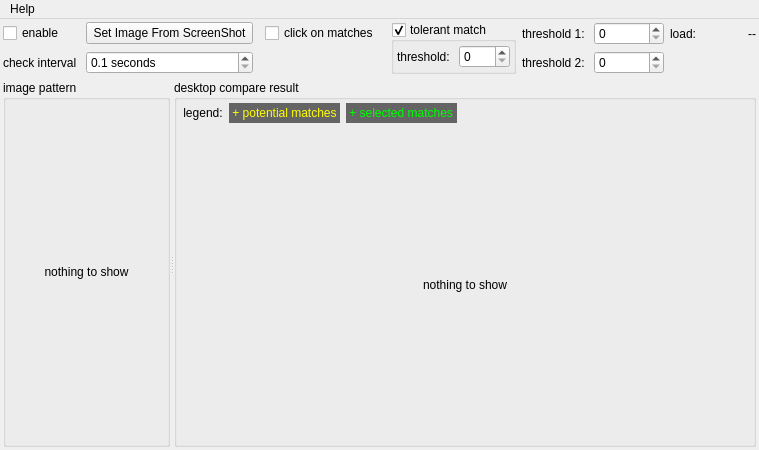
<?xml version="1.0" encoding="UTF-8"?>
<ui version="4.0">
 <class>DPM_MainWindow</class>
 <widget class="QMainWindow" name="DPM_MainWindow">
  <property name="geometry">
   <rect>
    <x>0</x>
    <y>0</y>
    <width>752</width>
    <height>450</height>
   </rect>
  </property>
  <property name="windowTitle">
   <string>Desktop Pattern Matcher</string>
  </property>
  <widget class="QWidget" name="centralWidget">
   <layout class="QGridLayout" name="gridLayout">
    <property name="leftMargin">
     <number>3</number>
    </property>
    <property name="topMargin">
     <number>3</number>
    </property>
    <property name="rightMargin">
     <number>3</number>
    </property>
    <property name="bottomMargin">
     <number>3</number>
    </property>
    <item row="0" column="3">
     <widget class="QCheckBox" name="clickCheck">
      <property name="text">
       <string>click on matches</string>
      </property>
     </widget>
    </item>
    <item row="0" column="0">
     <widget class="QCheckBox" name="enableCheck">
      <property name="text">
       <string>enable</string>
      </property>
     </widget>
    </item>
    <item row="1" column="0">
     <widget class="QLabel" name="checkIntervalLabel">
      <property name="text">
       <string>check interval </string>
      </property>
     </widget>
    </item>
    <item row="0" column="2">
     <spacer name="horizontalSpacer_2">
      <property name="orientation">
       <enum>Qt::Horizontal</enum>
      </property>
      <property name="sizeHint" stdset="0">
       <size>
        <width>40</width>
        <height>20</height>
       </size>
      </property>
     </spacer>
    </item>
    <item row="0" column="8">
     <widget class="QLabel" name="label">
      <property name="toolTip">
       <string>load of comparing thread</string>
      </property>
      <property name="text">
       <string>load: </string>
      </property>
     </widget>
    </item>
    <item row="0" column="1">
     <widget class="QPushButton" name="setImagePatternFromScreenShotButton">
      <property name="text">
       <string> Set Image From ScreenShot </string>
      </property>
     </widget>
    </item>
    <item row="1" column="1">
     <widget class="QDoubleSpinBox" name="checkIntervalValue">
      <property name="suffix">
       <string> seconds</string>
      </property>
      <property name="decimals">
       <number>1</number>
      </property>
      <property name="minimum">
       <double>0.100000000000000</double>
      </property>
      <property name="maximum">
       <double>10000000000000000.000000000000000</double>
      </property>
      <property name="singleStep">
       <double>0.100000000000000</double>
      </property>
     </widget>
    </item>
    <item row="0" column="9">
     <widget class="QLabel" name="loadLabel">
      <property name="minimumSize">
       <size>
        <width>50</width>
        <height>0</height>
       </size>
      </property>
      <property name="toolTip">
       <string>load of comparing thread</string>
      </property>
      <property name="text">
       <string>--</string>
      </property>
      <property name="alignment">
       <set>Qt::AlignRight|Qt::AlignTrailing|Qt::AlignVCenter</set>
      </property>
     </widget>
    </item>
    <item row="1" column="7">
     <widget class="QSpinBox" name="threshold2Value">
      <property name="maximum">
       <number>10000</number>
      </property>
     </widget>
    </item>
    <item row="0" column="7">
     <widget class="QSpinBox" name="threshold1Value">
      <property name="minimumSize">
       <size>
        <width>70</width>
        <height>0</height>
       </size>
      </property>
      <property name="maximum">
       <number>10000</number>
      </property>
     </widget>
    </item>
    <item row="0" column="6">
     <widget class="QLabel" name="label_2">
      <property name="text">
       <string>threshold 1: </string>
      </property>
     </widget>
    </item>
    <item row="1" column="6">
     <widget class="QLabel" name="label_3">
      <property name="text">
       <string>threshold 2: </string>
      </property>
     </widget>
    </item>
    <item row="0" column="4">
     <spacer name="horizontalSpacer_3">
      <property name="orientation">
       <enum>Qt::Horizontal</enum>
      </property>
      <property name="sizeHint" stdset="0">
       <size>
        <width>40</width>
        <height>20</height>
       </size>
      </property>
     </spacer>
    </item>
    <item row="2" column="0" colspan="10">
     <widget class="QSplitter" name="splitter">
      <property name="sizePolicy">
       <sizepolicy hsizetype="Expanding" vsizetype="Expanding">
        <horstretch>0</horstretch>
        <verstretch>0</verstretch>
       </sizepolicy>
      </property>
      <property name="orientation">
       <enum>Qt::Horizontal</enum>
      </property>
      <widget class="QGroupBox" name="patternGroup">
       <property name="sizePolicy">
        <sizepolicy hsizetype="Expanding" vsizetype="Expanding">
         <horstretch>0</horstretch>
         <verstretch>0</verstretch>
        </sizepolicy>
       </property>
       <property name="title">
        <string>image pattern</string>
       </property>
       <layout class="QVBoxLayout" name="verticalLayout_2">
        <property name="leftMargin">
         <number>3</number>
        </property>
        <property name="topMargin">
         <number>3</number>
        </property>
        <property name="rightMargin">
         <number>3</number>
        </property>
        <property name="bottomMargin">
         <number>3</number>
        </property>
        <item>
         <widget class="QLabel" name="patternLabel">
          <property name="text">
           <string>nothing to show</string>
          </property>
          <property name="alignment">
           <set>Qt::AlignCenter</set>
          </property>
         </widget>
        </item>
       </layout>
      </widget>
      <widget class="QGroupBox" name="desktopCompareGroup">
       <property name="sizePolicy">
        <sizepolicy hsizetype="Expanding" vsizetype="Expanding">
         <horstretch>0</horstretch>
         <verstretch>0</verstretch>
        </sizepolicy>
       </property>
       <property name="title">
        <string>desktop compare result</string>
       </property>
       <layout class="QGridLayout" name="gridLayout_2">
        <property name="leftMargin">
         <number>3</number>
        </property>
        <property name="topMargin">
         <number>3</number>
        </property>
        <property name="rightMargin">
         <number>3</number>
        </property>
        <property name="bottomMargin">
         <number>3</number>
        </property>
        <item row="0" column="1">
         <widget class="QLabel" name="label_6">
          <property name="styleSheet">
           <string notr="true">color: yellow;
background-color: rgb(100,100,100);</string>
          </property>
          <property name="text">
           <string> + potential matches </string>
          </property>
         </widget>
        </item>
        <item row="0" column="2">
         <widget class="QLabel" name="label_7">
          <property name="styleSheet">
           <string notr="true">color: lime;
background-color: rgb(100,100,100);</string>
          </property>
          <property name="text">
           <string> + selected matches </string>
          </property>
         </widget>
        </item>
        <item row="0" column="0">
         <widget class="QLabel" name="label_5">
          <property name="text">
           <string> legend:</string>
          </property>
         </widget>
        </item>
        <item row="0" column="3">
         <spacer name="horizontalSpacer">
          <property name="orientation">
           <enum>Qt::Horizontal</enum>
          </property>
          <property name="sizeHint" stdset="0">
           <size>
            <width>40</width>
            <height>20</height>
           </size>
          </property>
         </spacer>
        </item>
        <item row="1" column="0" colspan="4">
         <widget class="QLabel" name="desktopCompareLabel">
          <property name="sizePolicy">
           <sizepolicy hsizetype="Preferred" vsizetype="Expanding">
            <horstretch>0</horstretch>
            <verstretch>0</verstretch>
           </sizepolicy>
          </property>
          <property name="text">
           <string>nothing to show</string>
          </property>
          <property name="alignment">
           <set>Qt::AlignCenter</set>
          </property>
         </widget>
        </item>
       </layout>
      </widget>
     </widget>
    </item>
    <item row="0" column="5" rowspan="2">
     <widget class="QGroupBox" name="tolerantMatchGroup">
      <property name="title">
       <string>tolerant match</string>
      </property>
      <property name="checkable">
       <bool>true</bool>
      </property>
      <layout class="QHBoxLayout" name="horizontalLayout">
       <property name="leftMargin">
        <number>3</number>
       </property>
       <property name="topMargin">
        <number>3</number>
       </property>
       <property name="rightMargin">
        <number>3</number>
       </property>
       <property name="bottomMargin">
        <number>3</number>
       </property>
       <item>
        <widget class="QLabel" name="label_4">
         <property name="text">
          <string>threshold: </string>
         </property>
        </widget>
       </item>
       <item>
        <widget class="QSpinBox" name="tolerantThresholdValue">
         <property name="maximum">
          <number>255</number>
         </property>
        </widget>
       </item>
      </layout>
     </widget>
    </item>
   </layout>
  </widget>
  <widget class="QMenuBar" name="menuBar">
   <property name="geometry">
    <rect>
     <x>0</x>
     <y>0</y>
     <width>752</width>
     <height>20</height>
    </rect>
   </property>
   <widget class="QMenu" name="menuHelp">
    <property name="title">
     <string>Help</string>
    </property>
    <addaction name="actionHelp"/>
   </widget>
   <addaction name="menuHelp"/>
  </widget>
  <action name="actionHelp">
   <property name="text">
    <string>Help</string>
   </property>
   <property name="shortcut">
    <string>Ctrl+H</string>
   </property>
  </action>
 </widget>
 <layoutdefault spacing="6" margin="11"/>
 <resources/>
 <connections/>
</ui>
